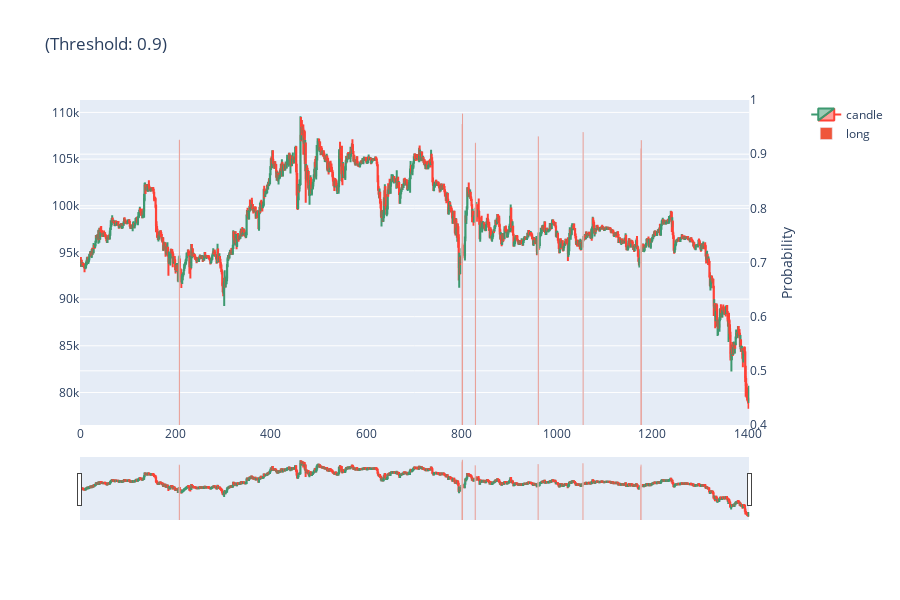

Here is the notebook cell this chart was saved with:
### Code cell
if __name__ == '__main__':

	symbol = 'BTC/USDT'
	start = '2025-01-01'
	end = '2025-03-22'
	threshold = 0.9


	df = fetchOhlcv(symbol, start, end)

	p0, proba = finder(df, model, threshold)



	fig = make_subplots(specs=[[{"secondary_y": True}]])

	fig.add_trace(go.Candlestick(
		open=df['open'].squeeze(),
		high=df['high'].squeeze(),
		low=df['low'].squeeze(),
		close=df['close'].squeeze(),
		x=df.index,
		name='candle'
	))
	fig.add_trace(go.Bar(
		x=df.loc[p0].index,
		y=proba[0].loc[p0],
		name='long',
		width=2
	), secondary_y=True)


	fig.update_layout(
		title=f'(Threshold: {threshold})',
		height=600
	)
	fig.update_yaxes(
		title='Probability',
		range=[0.4, 1],
		secondary_y=True
	)

	fig.show()

### Figure 1 — Plotly figure (JSON) as saved in the notebook; plotly's stock layout.template omitted (floating-point values rounded to 4 significant figures; data arrays with more than 128 entries replaced by an {"elided": "..."} marker saying what was removed)
{"data": [{"close": {"elided": "1404 float values"}, "high": {"elided": "1404 float values"}, "low": {"elided": "1404 float values"}, "name": "candle", "open": {"elided": "1404 float values"}, "type": "candlestick", "x": {"elided": "1404 int values"}}, {"name": "long", "type": "bar", "width": 2, "x": [208, 801, 802, 829, 961, 1055, 1176, 1177], "xaxis": "x", "y": [0.9268, 0.9555, 0.975, 0.9213, 0.9332, 0.9409, 0.9103, 0.9261], "yaxis": "y2"}], "layout": {"height": 600, "title": {"text": "(Threshold: 0.9)"}, "xaxis": {"anchor": "y", "domain": [0, 0.94]}, "yaxis": {"anchor": "x", "domain": [0, 1]}, "yaxis2": {"anchor": "x", "overlaying": "y", "range": [0.4, 1], "side": "right", "title": {"text": "Probability"}}}}
